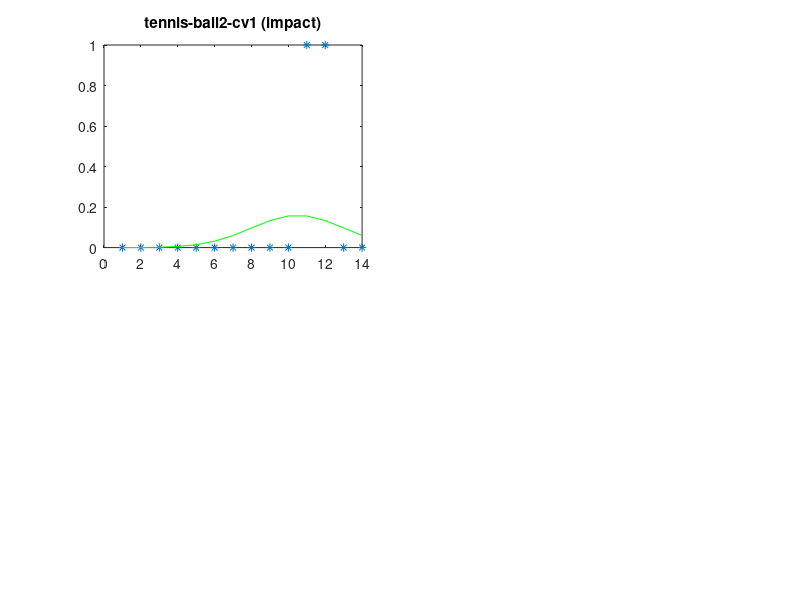

Write the MATLAB code that produced this figure. (Note: this script raises an error after producing the figure.)
% Designining predictor from results for three videos for |Pc| >= 2 [m]
close all;
clc;
clear all;

% tennis_ball2-cv1 (impact):
P_hit2=[0     0     0     0     0     0     0     0     0     0     1     1   0     0];

% tennis_ball4-impact-cv1 (impact):
P_hit4=[0     0     0     0     0     0     0     0     1     0     0     1  0     1     0     1     0     0     1     0];
    
% predictor settings
mu = @(n) n * 3/4; % mean (pick which trajectory predictions are favored)
var = 2.5; % variance (pick spread around mean)

%% tennis_ball2-cv1 (impact):
figure();
n = length(P_hit2);
x = [1:n];
subplot(221);
plot(x, P_hit2,'*');
title('tennis-ball2-cv1 (impact)');
hold on;

norm2 = normpdf(x,mu(n),var);
plot(x,norm2,'g');
disp('Probability of hit2: ');
P_hit2*norm2'

%% tennis_ball3-cv1 (non-impact):
n = length(P_hit3);
x = [1:n];
subplot(222);
plot(x, P_hit3,'*');
title('tennis-ball3-cv1 (non-impact)');
hold on;

norm3 = normpdf(x,mu(n),var);
plot(x,norm3,'g');
disp('Probability of hit3: ');
P_hit3*norm3'

%% tennis_ball4-impact-cv1 (impact):
n = length(P_hit4);
x = [1:n];
subplot(223);
plot(x, P_hit4,'*');
title('tennis-ball4-impact-cv1 (impact)');
hold on;

norm4 = normpdf(x,mu(n),var);
plot(x,norm4,'g');
disp('Probability of hit4: ');
P_hit4*norm4'